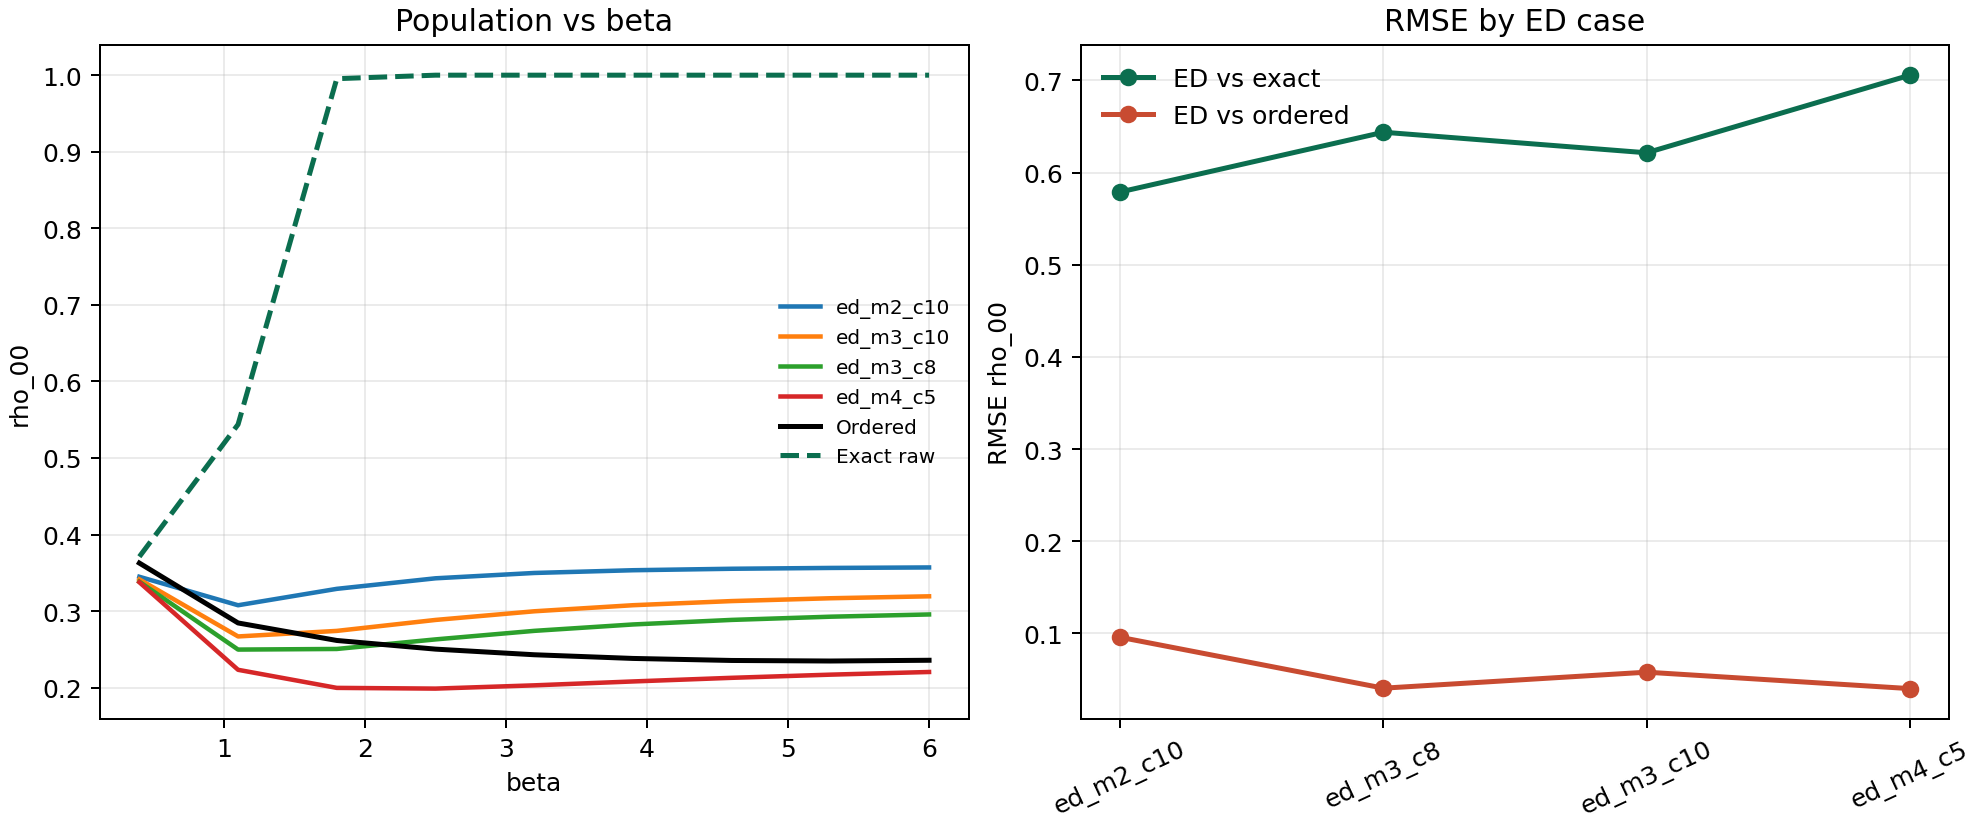

Python code for this plot:
"""
Extended safe multimode ED comparison against exact-raw and ordered.

Compared to v22, this adds larger truncations per mode while keeping runtime safe.
"""

from __future__ import annotations

from dataclasses import dataclass
from pathlib import Path
from typing import Iterable

import matplotlib.pyplot as plt
import numpy as np
import pandas as pd

from hmf_model_comparison_standalone_codex_v1 import (
    BenchmarkConfig as LiteConfig,
    extract_density,
    ordered_gaussian_state,
)
from hmf_population_sweep_stable_compare_codex_v17 import _channels, _stable_p00
from hmf_v5_qubit_core import build_ed_context, exact_reduced_state
from prl127_qubit_benchmark import BenchmarkConfig as EDConfig


@dataclass
class EDCase:
    label: str
    n_modes: int
    n_cut: int


def _rmse(x: Iterable[float]) -> float:
    arr = np.asarray(list(x), dtype=float)
    return float(np.sqrt(np.mean(arr * arr))) if len(arr) else 0.0


def _build_ed(beta: float, theta: float, n_modes: int, n_cut: int) -> EDConfig:
    return EDConfig(
        beta=float(beta),
        omega_q=2.0,
        theta=float(theta),
        n_modes=int(n_modes),
        n_cut=int(n_cut),
        omega_min=0.1,
        omega_max=8.0,
        q_strength=5.0,
        tau_c=0.5,
        lambda_min=0.0,
        lambda_max=1.0,
        lambda_points=2,
        output_prefix="hmf_multimode_ed_vs_exact_extended_codex_v22b",
    )


def main() -> None:
    out_dir = Path(__file__).resolve().parent
    scan_csv = out_dir / "hmf_multimode_ed_vs_exact_extended_scan_codex_v22b.csv"
    summary_csv = out_dir / "hmf_multimode_ed_vs_exact_extended_summary_codex_v22b.csv"
    fig_png = out_dir / "hmf_multimode_ed_vs_exact_extended_codex_v22b.png"
    log_md = out_dir / "hmf_multimode_ed_vs_exact_extended_log_codex_v22b.md"

    betas = np.linspace(0.4, 6.0, 9)
    theta = float(np.pi / 2.0)
    g = 0.5
    omega_q = 2.0

    cases = [
        EDCase("ed_m2_c10", n_modes=2, n_cut=10),  # dim=200
        EDCase("ed_m3_c8", n_modes=3, n_cut=8),    # dim=1024
        EDCase("ed_m3_c10", n_modes=3, n_cut=10),  # dim=2000
        EDCase("ed_m4_c5", n_modes=4, n_cut=5),    # dim=1250
    ]

    rows: list[dict[str, float | str | int]] = []
    for beta in betas:
        lite = LiteConfig(
            beta=float(beta),
            omega_q=omega_q,
            theta=theta,
            n_modes=40,
            n_cut=1,
            omega_min=0.1,
            omega_max=10.0,
            q_strength=5.0,
            tau_c=0.5,
        )
        sp, sm, dz = _channels(lite, g)
        p00_exact = _stable_p00(beta, omega_q, sp, sm, dz)
        p00_ord, _p11_ord, _coh_ord = extract_density(ordered_gaussian_state(lite, g))

        for case in cases:
            ecfg = _build_ed(beta, theta, case.n_modes, case.n_cut)
            ed_ctx = build_ed_context(ecfg)
            rho_ed = exact_reduced_state(ed_ctx, g)
            p00_ed, _p11_ed, _coh_ed = extract_density(rho_ed)

            rows.append(
                {
                    "beta": float(beta),
                    "case": case.label,
                    "n_modes": case.n_modes,
                    "n_cut": case.n_cut,
                    "ed_p00": float(p00_ed),
                    "ordered_p00": float(p00_ord),
                    "exact_raw_p00": float(p00_exact),
                    "d_ed_minus_exact": float(p00_ed - p00_exact),
                    "d_ed_minus_ordered": float(p00_ed - p00_ord),
                }
            )

    df = pd.DataFrame.from_records(rows).sort_values(["case", "beta"]).reset_index(drop=True)
    summary_rows: list[dict[str, float | str | int]] = []
    for case, grp in df.groupby("case"):
        summary_rows.append(
            {
                "case": str(case),
                "n_modes": int(grp["n_modes"].iloc[0]),
                "n_cut": int(grp["n_cut"].iloc[0]),
                "rmse_ed_vs_exact": _rmse(grp["d_ed_minus_exact"]),
                "rmse_ed_vs_ordered": _rmse(grp["d_ed_minus_ordered"]),
                "p00_beta2_ed": float(np.interp(2.0, grp["beta"], grp["ed_p00"])),
                "p00_beta2_ordered": float(np.interp(2.0, grp["beta"], grp["ordered_p00"])),
                "p00_beta2_exact": float(np.interp(2.0, grp["beta"], grp["exact_raw_p00"])),
            }
        )
    summary = pd.DataFrame.from_records(summary_rows).sort_values(["n_modes", "n_cut"]).reset_index(drop=True)

    df.to_csv(scan_csv, index=False)
    summary.to_csv(summary_csv, index=False)

    fig, axes = plt.subplots(1, 2, figsize=(11, 4.6), constrained_layout=True)

    ax = axes[0]
    for case, grp in df.groupby("case"):
        ax.plot(grp["beta"], grp["ed_p00"], linewidth=1.8, label=f"{case}")
    ref = df[df["case"] == summary["case"].iloc[0]].sort_values("beta")
    ax.plot(ref["beta"], ref["ordered_p00"], color="black", linewidth=2.0, label="Ordered")
    ax.plot(ref["beta"], ref["exact_raw_p00"], color="#0B6E4F", linewidth=2.0, linestyle="--", label="Exact raw")
    ax.set_title("Population vs beta")
    ax.set_xlabel("beta")
    ax.set_ylabel("rho_00")
    ax.grid(alpha=0.25)
    ax.legend(frameon=False, fontsize=8)

    ax = axes[1]
    ax.plot(summary["case"], summary["rmse_ed_vs_exact"], "o-", color="#0B6E4F", linewidth=2.0, label="ED vs exact")
    ax.plot(summary["case"], summary["rmse_ed_vs_ordered"], "o-", color="#C84B31", linewidth=2.0, label="ED vs ordered")
    ax.set_title("RMSE by ED case")
    ax.set_ylabel("RMSE rho_00")
    ax.grid(alpha=0.25)
    ax.tick_params(axis="x", labelrotation=25)
    ax.legend(frameon=False)

    fig.savefig(fig_png, dpi=180)
    plt.close(fig)

    lines: list[str] = []
    lines.append("# Extended Multimode ED vs Exact/Ordered (Codex v22b)")
    lines.append("")
    lines.append("| case | n_modes | n_cut | rmse_ed_vs_exact | rmse_ed_vs_ordered | p00_beta2_ed | p00_beta2_ordered | p00_beta2_exact |")
    lines.append("|---|---:|---:|---:|---:|---:|---:|---:|")
    for _, r in summary.iterrows():
        lines.append(
            f"| {r['case']} | {int(r['n_modes'])} | {int(r['n_cut'])} | {r['rmse_ed_vs_exact']:.6f} | "
            f"{r['rmse_ed_vs_ordered']:.6f} | {r['p00_beta2_ed']:.6f} | {r['p00_beta2_ordered']:.6f} | {r['p00_beta2_exact']:.6f} |"
        )
    log_md.write_text("\n".join(lines), encoding="utf-8")

    print("Wrote:", scan_csv.name)
    print("Wrote:", summary_csv.name)
    print("Wrote:", fig_png.name)
    print("Wrote:", log_md.name)
    print("")
    print(summary.to_string(index=False))


if __name__ == "__main__":
    main()
